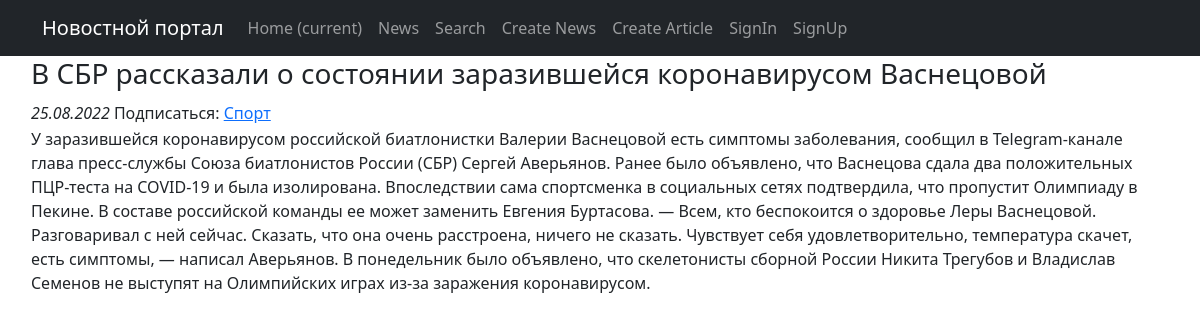
Page /3 on the committed database.
### posts/models.py (models this page shows, shortened)
class Post(models.Model):
    paper = 'PA'
    news = 'NE'
    author = models.ForeignKey(Author, on_delete=models.CASCADE)
    post_type = models.CharField(max_length=2, choices=POST_TYPE, default=paper)
    pub_time = models.DateTimeField(auto_now_add=True)
    categories = models.ManyToManyField(Category, through='PostCategory')
    title = models.CharField(max_length=255, default='Введите название')
    text = models.TextField(default='Введите содержание')
    _rating = models.IntegerField(default=0)
    @property
    def rating(self):
        return self._rating

class Category(models.Model):
    category_name = models.CharField(max_length=255, unique=True)
    def __str__(self) -> str:
        return f'{self.category_name}'

### posts/views.py (the view)
# urls.py: path('<int:pk>', cache_page(60 * 5)(PostDetail.as_view()), name='post'),
class PostDetail(DetailView):
    model = Post
    template_name = 'post.html'
    context_object_name = 'post'
    def get_object(self, *args, **kwargs):
        obj = cache.get(f'post-{self.kwargs["pk"]}', None)
        if not obj:
            obj = super().get_object(queryset=self.queryset)
            cache.set(f'post-{self.kwargs["pk"]}', obj)
        return obj

### posts/templatetags/custom_filters.py (called while the page is built)
@register.filter()
def censor(value):
    for word in CENSOR_WORDS:
        value = value.replace(word, '*' * len(word))
    return value

### templates/post.html (shortened to what this page needs)
{% extends 'flatpages/default.html' %}
{% load custom_filters %}
{% load cache %}
{% block content %}
    <table>
        <tr>
            <td>
                <h3>
                    {{ post.title|censor }}
                </h3>
            </td>
        </tr>
        <tr>
            <td>
                <i>
                    {{ post.pub_time|date:'d.m.Y' }}
                </i>
                Подписаться:
                {% for category in post.categories.all %}
                    <a href="subscribe/?category_id={{category.pk}}&path_info={{request.path_info}}">{{category}}</a>
                {% endfor %}
            </td>
        </tr>
        <tr>
            <td>
                {{ post.text|censor }}
            </td>
        </tr>
    </table>
{% endblock content %}

### templates/flatpages/default.html (style rules this page uses)
table { width: 100%; }
td { vertical-align: top; }

### rows in the picture
Post: title|censor "В СБР рассказали о состоянии заразившейся коронавирусом Васнецовой", pub_time "25.08.2022", text|censor "У заразившейся коронавирусом российской биатлонистки Валерии Васнецовой есть симптомы заболевания, сообщил в Telegram-канале глава пресс-службы Союза биатлонистов России (СБР) Сергей Аверьянов. Ранее было объявлено, что Васнецова сдала два положительных ПЦР-теста на COVID-19 и была изолирована. Впоследствии сама спортсменка в социальных сетях подтвердила, что пропустит Олимпиаду в Пекине. В составе российской команды ее может заменить Евгения Буртасова. — Всем, кто беспокоится о здоровье Леры Васнецовой. Разговаривал с ней сейчас. Сказать, что она очень расстроена, ничего не сказать. Чувствует себя удовлетворительно, температура скачет, есть симптомы, — написал Аверьянов. В понедельник было…"
Category: category_name "Спорт"
